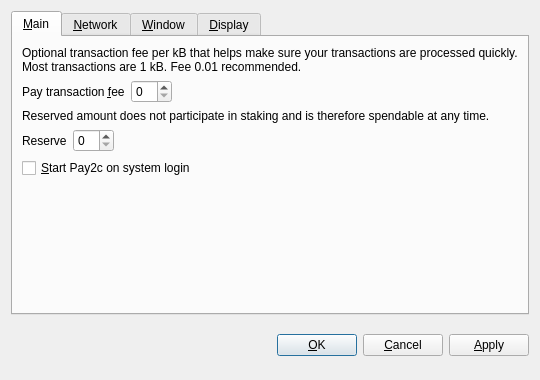
<?xml version="1.0" encoding="UTF-8"?>
<ui version="4.0">
 <class>OptionsDialog</class>
 <widget class="QDialog" name="OptionsDialog">
  <property name="geometry">
   <rect>
    <x>0</x>
    <y>0</y>
    <width>540</width>
    <height>380</height>
   </rect>
  </property>
  <property name="windowTitle">
   <string>Options</string>
  </property>
  <property name="modal">
   <bool>true</bool>
  </property>
  <layout class="QVBoxLayout" name="verticalLayout">
   <item>
    <widget class="QTabWidget" name="tabWidget">
     <property name="tabPosition">
      <enum>QTabWidget::North</enum>
     </property>
     <property name="currentIndex">
      <number>0</number>
     </property>
     <widget class="QWidget" name="tabMain">
      <attribute name="title">
       <string>&amp;Main</string>
      </attribute>
      <layout class="QVBoxLayout" name="verticalLayout_Main">
       <item>
        <widget class="QLabel" name="transactionFeeInfoLabel">
         <property name="text">
          <string>Optional transaction fee per kB that helps make sure your transactions are processed quickly. Most transactions are 1 kB. Fee 0.01 recommended.</string>
         </property>
         <property name="textFormat">
          <enum>Qt::PlainText</enum>
         </property>
         <property name="wordWrap">
          <bool>true</bool>
         </property>
        </widget>
       </item>
       <item>
        <layout class="QHBoxLayout" name="horizontalLayoutFee">
         <item>
          <widget class="QLabel" name="transactionFeeLabel">
           <property name="text">
            <string>Pay transaction &amp;fee</string>
           </property>
           <property name="textFormat">
            <enum>Qt::PlainText</enum>
           </property>
           <property name="buddy">
            <cstring>transactionFee</cstring>
           </property>
          </widget>
         </item>
         <item>
          <widget class="BitcoinAmountField" name="transactionFee"/>
         </item>
         <item>
          <spacer name="horizontalSpacerFee">
           <property name="orientation">
            <enum>Qt::Horizontal</enum>
           </property>
           <property name="sizeHint" stdset="0">
            <size>
             <width>40</width>
             <height>20</height>
            </size>
           </property>
          </spacer>
         </item>
        </layout>
       </item>
       <item>
        <widget class="QLabel" name="reserveBalanceInfoLabel">
         <property name="text">
          <string>Reserved amount does not participate in staking and is therefore spendable at any time.</string>
         </property>
         <property name="textFormat">
          <enum>Qt::PlainText</enum>
         </property>
         <property name="wordWrap">
          <bool>true</bool>
         </property>
        </widget>
       </item>
       <item>
        <layout class="QHBoxLayout" name="horizontalLayoutReserveBalance">
         <item>
          <widget class="QLabel" name="reserveBalanceLabel">
           <property name="text">
            <string>Reserve</string>
           </property>
           <property name="textFormat">
            <enum>Qt::PlainText</enum>
           </property>
           <property name="buddy">
            <cstring>reserveBalance</cstring>
           </property>
          </widget>
         </item>
         <item>
          <widget class="BitcoinAmountField" name="reserveBalance"/>
         </item>
         <item>
          <spacer name="horizontalSpacerReserveBalance">
           <property name="orientation">
            <enum>Qt::Horizontal</enum>
           </property>
           <property name="sizeHint" stdset="0">
            <size>
             <width>40</width>
             <height>20</height>
            </size>
           </property>
          </spacer>
         </item>
        </layout>
       </item>
       <item>
        <widget class="QCheckBox" name="bitcoinAtStartup">
         <property name="toolTip">
          <string>Automatically start Pay2c after logging in to the system.</string>
         </property>
         <property name="text">
          <string>&amp;Start Pay2c on system login</string>
         </property>
        </widget>
       </item>
       <item>
        <spacer name="verticalSpacer_Main">
         <property name="orientation">
          <enum>Qt::Vertical</enum>
         </property>
         <property name="sizeHint" stdset="0">
          <size>
           <width>20</width>
           <height>40</height>
          </size>
         </property>
        </spacer>
       </item>
      </layout>
     </widget>
     <widget class="QWidget" name="tabNetwork">
      <attribute name="title">
       <string>&amp;Network</string>
      </attribute>
      <layout class="QVBoxLayout" name="verticalLayout_Network">
       <item>
        <widget class="QCheckBox" name="mapPortUpnp">
         <property name="toolTip">
          <string>Automatically open the Pay2c client port on the router. This only works when your router supports UPnP and it is enabled.</string>
         </property>
         <property name="text">
          <string>Map port using &amp;UPnP</string>
         </property>
        </widget>
       </item>
       <item>
        <widget class="QCheckBox" name="connectSocks">
         <property name="toolTip">
          <string>Connect to the Pay2c network through a SOCKS proxy (e.g. when connecting through Tor).</string>
         </property>
         <property name="text">
          <string>&amp;Connect through SOCKS proxy:</string>
         </property>
        </widget>
       </item>
       <item>
        <layout class="QHBoxLayout" name="horizontalLayout_Network">
         <item>
          <widget class="QLabel" name="proxyIpLabel">
           <property name="text">
            <string>Proxy &amp;IP:</string>
           </property>
           <property name="textFormat">
            <enum>Qt::PlainText</enum>
           </property>
           <property name="buddy">
            <cstring>proxyIp</cstring>
           </property>
          </widget>
         </item>
         <item>
          <widget class="QValidatedLineEdit" name="proxyIp">
           <property name="maximumSize">
            <size>
             <width>140</width>
             <height>16777215</height>
            </size>
           </property>
           <property name="toolTip">
            <string>IP address of the proxy (e.g. 127.0.0.1)</string>
           </property>
          </widget>
         </item>
         <item>
          <widget class="QLabel" name="proxyPortLabel">
           <property name="text">
            <string>&amp;Port:</string>
           </property>
           <property name="textFormat">
            <enum>Qt::PlainText</enum>
           </property>
           <property name="buddy">
            <cstring>proxyPort</cstring>
           </property>
          </widget>
         </item>
         <item>
          <widget class="QLineEdit" name="proxyPort">
           <property name="maximumSize">
            <size>
             <width>55</width>
             <height>16777215</height>
            </size>
           </property>
           <property name="toolTip">
            <string>Port of the proxy (e.g. 9050)</string>
           </property>
          </widget>
         </item>
         <item>
          <widget class="QLabel" name="socksVersionLabel">
           <property name="text">
            <string>SOCKS &amp;Version:</string>
           </property>
           <property name="textFormat">
            <enum>Qt::PlainText</enum>
           </property>
           <property name="buddy">
            <cstring>socksVersion</cstring>
           </property>
          </widget>
         </item>
         <item>
          <widget class="QValueComboBox" name="socksVersion">
           <property name="toolTip">
            <string>SOCKS version of the proxy (e.g. 5)</string>
           </property>
          </widget>
         </item>
         <item>
          <spacer name="horizontalSpacer_Network">
           <property name="orientation">
            <enum>Qt::Horizontal</enum>
           </property>
           <property name="sizeHint" stdset="0">
            <size>
             <width>40</width>
             <height>20</height>
            </size>
           </property>
          </spacer>
         </item>
        </layout>
       </item>
       <item>
        <spacer name="verticalSpacer_Network">
         <property name="orientation">
          <enum>Qt::Vertical</enum>
         </property>
         <property name="sizeHint" stdset="0">
          <size>
           <width>20</width>
           <height>40</height>
          </size>
         </property>
        </spacer>
       </item>
      </layout>
     </widget>
     <widget class="QWidget" name="tabWindow">
      <attribute name="title">
       <string>&amp;Window</string>
      </attribute>
      <layout class="QVBoxLayout" name="verticalLayout_Window">
       <item>
        <widget class="QCheckBox" name="minimizeToTray">
         <property name="toolTip">
          <string>Show only a tray icon after minimizing the window.</string>
         </property>
         <property name="text">
          <string>&amp;Minimize to the tray instead of the taskbar</string>
         </property>
        </widget>
       </item>
       <item>
        <widget class="QCheckBox" name="minimizeOnClose">
         <property name="toolTip">
          <string>Minimize instead of exit the application when the window is closed. When this option is enabled, the application will be closed only after selecting Quit in the menu.</string>
         </property>
         <property name="text">
          <string>M&amp;inimize on close</string>
         </property>
        </widget>
       </item>
       <item>
        <spacer name="verticalSpacer_Window">
         <property name="orientation">
          <enum>Qt::Vertical</enum>
         </property>
         <property name="sizeHint" stdset="0">
          <size>
           <width>20</width>
           <height>40</height>
          </size>
         </property>
        </spacer>
       </item>
      </layout>
     </widget>
     <widget class="QWidget" name="tabDisplay">
      <attribute name="title">
       <string>&amp;Display</string>
      </attribute>
      <layout class="QVBoxLayout" name="verticalLayout_Display">
       <item>
        <layout class="QHBoxLayout" name="horizontalLayout_1_Display">
         <item>
          <widget class="QLabel" name="langLabel">
           <property name="text">
            <string>User Interface &amp;language:</string>
           </property>
           <property name="textFormat">
            <enum>Qt::PlainText</enum>
           </property>
           <property name="buddy">
            <cstring>lang</cstring>
           </property>
          </widget>
         </item>
         <item>
          <widget class="QValueComboBox" name="lang">
           <property name="toolTip">
            <string>The user interface language can be set here. This setting will take effect after restarting Pay2c.</string>
           </property>
          </widget>
         </item>
        </layout>
       </item>
       <item>
        <layout class="QHBoxLayout" name="horizontalLayout_2_Display">
         <item>
          <widget class="QLabel" name="unitLabel">
           <property name="text">
            <string>&amp;Unit to show amounts in:</string>
           </property>
           <property name="textFormat">
            <enum>Qt::PlainText</enum>
           </property>
           <property name="buddy">
            <cstring>unit</cstring>
           </property>
          </widget>
         </item>
         <item>
          <widget class="QValueComboBox" name="unit">
           <property name="toolTip">
            <string>Choose the default subdivision unit to show in the interface and when sending coins.</string>
           </property>
          </widget>
         </item>
        </layout>
       </item>
       <item>
        <widget class="QCheckBox" name="displayAddresses">
         <property name="toolTip">
          <string>Whether to show Pay2c addresses in the transaction list or not.</string>
         </property>
         <property name="text">
          <string>&amp;Display addresses in transaction list</string>
         </property>
        </widget>
       </item>
       <item>
        <widget class="QCheckBox" name="coinControlFeatures">
         <property name="toolTip">
          <string>Whether to show coin control features or not.</string>
         </property>
         <property name="text">
          <string>Display coin &amp;control features (experts only!)</string>
         </property>
        </widget>
       </item>
       <item>
        <spacer name="verticalSpacer_Display">
         <property name="orientation">
          <enum>Qt::Vertical</enum>
         </property>
         <property name="sizeHint" stdset="0">
          <size>
           <width>20</width>
           <height>40</height>
          </size>
         </property>
        </spacer>
       </item>
      </layout>
     </widget>
    </widget>
   </item>
   <item>
    <layout class="QHBoxLayout" name="horizontalLayout_Buttons">
     <item>
      <spacer name="horizontalSpacer_1">
       <property name="orientation">
        <enum>Qt::Horizontal</enum>
       </property>
       <property name="sizeHint" stdset="0">
        <size>
         <width>40</width>
         <height>48</height>
        </size>
       </property>
      </spacer>
     </item>
     <item>
      <widget class="QLabel" name="statusLabel">
       <property name="font">
        <font>
         <weight>75</weight>
         <bold>true</bold>
        </font>
       </property>
       <property name="text">
        <string/>
       </property>
       <property name="textFormat">
        <enum>Qt::PlainText</enum>
       </property>
       <property name="wordWrap">
        <bool>true</bool>
       </property>
      </widget>
     </item>
     <item>
      <spacer name="horizontalSpacer_2">
       <property name="orientation">
        <enum>Qt::Horizontal</enum>
       </property>
       <property name="sizeHint" stdset="0">
        <size>
         <width>40</width>
         <height>48</height>
        </size>
       </property>
      </spacer>
     </item>
     <item>
      <widget class="QPushButton" name="okButton">
       <property name="text">
        <string>&amp;OK</string>
       </property>
      </widget>
     </item>
     <item>
      <widget class="QPushButton" name="cancelButton">
       <property name="text">
        <string>&amp;Cancel</string>
       </property>
       <property name="autoDefault">
        <bool>false</bool>
       </property>
      </widget>
     </item>
     <item>
      <widget class="QPushButton" name="applyButton">
       <property name="text">
        <string>&amp;Apply</string>
       </property>
       <property name="autoDefault">
        <bool>false</bool>
       </property>
      </widget>
     </item>
    </layout>
   </item>
  </layout>
 </widget>
 <customwidgets>
  <customwidget>
   <class>BitcoinAmountField</class>
   <extends>QSpinBox</extends>
   <header>bitcoinamountfield.h</header>
  </customwidget>
  <customwidget>
   <class>QValueComboBox</class>
   <extends>QComboBox</extends>
   <header>qvaluecombobox.h</header>
  </customwidget>
  <customwidget>
   <class>QValidatedLineEdit</class>
   <extends>QLineEdit</extends>
   <header>qvalidatedlineedit.h</header>
  </customwidget>
 </customwidgets>
 <resources/>
 <connections/>
</ui>
